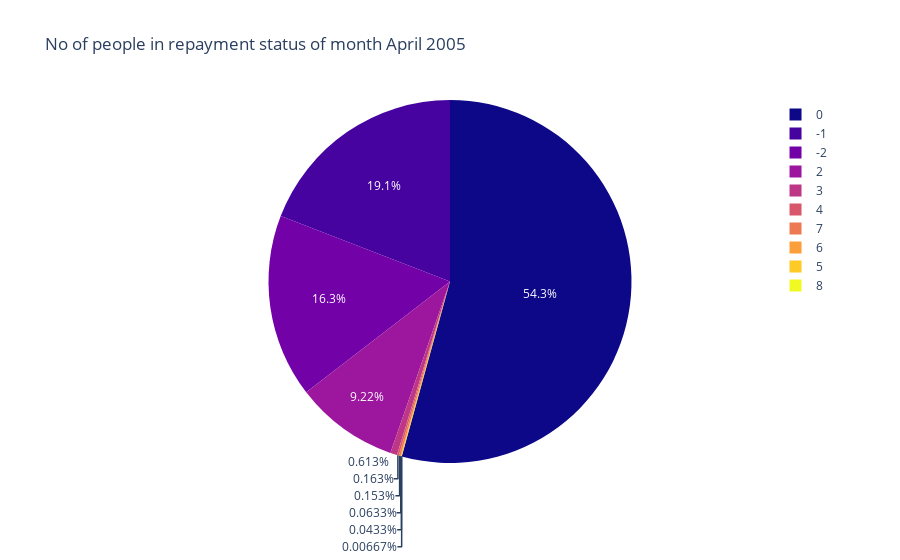

Notebook code cell kept with this figure:
### Code cell
df6 = pf['History of past payment. The repayment status in April, 2005*'].value_counts().reset_index()
df6.columns = ['History of past payment. The repayment status in April, 2005*', 'No of people']

fig8 = pe.pie(df6, values = 'No of people', names = 'History of past payment. The repayment status in April, 2005*',color_discrete_sequence =  pe.colors.sequential.Plasma,
             title = 'No of people in repayment status of month April 2005')
fig8.show()

### Figure 1 — Plotly figure (JSON) as saved in the notebook; plotly's stock layout.template omitted (floating-point values rounded to 4 significant figures)
{"data": [{"domain": {"x": [0, 1], "y": [0, 1]}, "hovertemplate": "History of past payment. The repayment status in April, 2005*=%{label}<br>No of people=%{value}<extra></extra>", "labels": [0, -1, -2, 2, 3, 4, 7, 6, 5, 8], "legendgroup": "", "name": "", "showlegend": true, "type": "pie", "values": [16286, 5740, 4895, 2766, 184, 49, 46, 19, 13, 2]}], "layout": {"legend": {"tracegroupgap": 0}, "piecolorway": ["#0d0887", "#46039f", "#7201a8", "#9c179e", "#bd3786", "#d8576b", "#ed7953", "#fb9f3a", "#fdca26", "#f0f921"], "title": {"text": "No of people in repayment status of month April 2005"}}}
